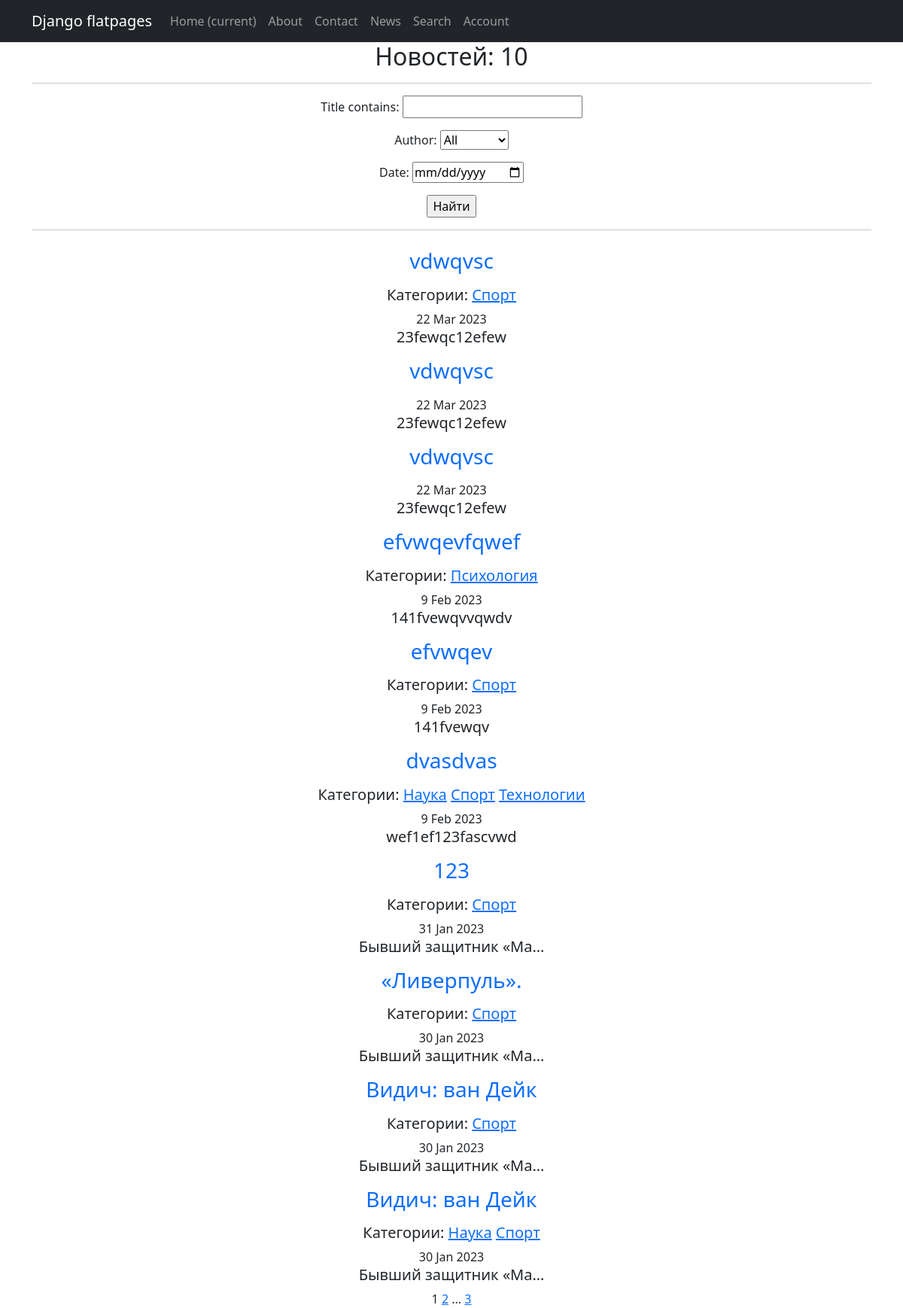
The app's page /news/search/ with its own data.
### news/models.py (models this page shows, shortened)
class Post(models.Model):
    author = models.ForeignKey(Author, on_delete=models.CASCADE)
    type = models.CharField(max_length=10, choices=TYPES, default='article')
    time_in = models.DateTimeField(auto_now_add=True)
    category = models.ManyToManyField(Category, through='PostCategory')
    title = models.CharField(max_length=255)
    text = models.TextField()
    rating = models.IntegerField(default=0)

class Category(models.Model):
    name = models.CharField(max_length=127, unique=True)
    subscribers = models.ManyToManyField(User, blank=True, null=True, related_name='categories')
    def __str__(self):
        return f'{self.name}'

### news/views.py (the view)
# urls.py: path('news/search/', SearchList.as_view(), name='post_search'),
class SearchList(ListView):
    model = Post
    ordering = '-time_in'
    template_name = 'news_search.html'
    context_object_name = 'news'
    paginate_by = 10
    def get_queryset(self):
        queryset = super().get_queryset()
        self.filterset = PostFilter(self.request.GET, queryset)
        return self.filterset.qs
    def get_context_data(self, **kwargs):
        context = super().get_context_data(**kwargs)
        context['filterset'] = self.filterset
        return context

### news/templatetags/custom_filters.py (called while the page is built)
@register.filter()
def censor(text):
    non_cens = ['редиска', 'овечкин', 'новость', 'это', 'что', 'год']
    try:
        if not isinstance(text, str):
            raise CensorException('Error')
        for word in non_cens:
            text = re.sub(word, word[0] + '*' * (len(word) - 1), text)
            title_word = word.title()
            text = re.sub(title_word, title_word[0] + '*' * (len(word) - 1), text)
        return text
    except CensorException as e:
        print(e)

### news/templatetags/custom_tags.py (called while the page is built)
@register.simple_tag(takes_context=True)
def url_replace(context, **kwargs):
   d = context['request'].GET.copy()
   for k, v in kwargs.items():
       d[k] = v
   return d.urlencode()

### templates/news_search.html (shortened to what this page needs)
{% extends 'flatpages/default.html' %}
{% load custom_filters %}
{% load custom_tags %}
{% block content %}
    <h2>Новостей: {{ news|length }}</h2>
    <hr>
    <form action="" method="get">
       {{ filterset.form.as_p }}
       <input type="submit" value="Найти" />
    </form>
    <hr>
    {% if news %}
        {% for new in news %}
            <a class="nav-link" href="/news/{{new.id}}"><h3>{{ new.title|censor }}</h3></a>
            {% if new.category.all %}
                <h5>Категории:
                    {% for category in new.category.all %}
                        <a href="{% url 'category_list' category.id %}">{{category}}</a>
                    {% endfor %}
                </h5>
            {% endif %}
            <time>{{ new.time_in|date:'j M Y' }}</time>
            <h5>{{ new.text|censor|truncatechars:20 }}</h5>
        {% endfor %}
    {% else %}
        <h4>Новостей нет!</h4>
    {% endif %}
    {{ page_obj.number }}
    {% if page_obj.has_next %}
       <a href="?{% url_replace page=page_obj.next_page_number %}">{{ page_obj.next_page_number }}</a>
       {% if paginator.num_pages != page_obj.next_page_number %}
           ...
           <a href="?{% url_replace page=page_obj.paginator.num_pages %}">{{ page_obj.paginator.num_pages }}</a>
       {% endif %}
   {% endif %}
{% endblock content %}

### records on screen
Post: title|censor "vdwqvsc", time_in "22 Mar 2023", text|censor "23fewqc12efew"
Category: name "Спорт"
Post: title|censor "vdwqvsc", time_in "22 Mar 2023", text|censor "23fewqc12efew"
Post: title|censor "vdwqvsc", time_in "22 Mar 2023", text|censor "23fewqc12efew"
Post: title|censor "efvwqevfqwef", time_in "9 Feb 2023", text|censor "141fvewqvvqwdv"
Category: name "Психология"
Post: title|censor "efvwqev", time_in "9 Feb 2023", text|censor "141fvewqv"
Post: title|censor "dvasdvas", time_in "9 Feb 2023", text|censor "wef1ef123fascvwd"
Category: name "Наука"
Category: name "Технологии"
Post: title|censor "123", time_in "31 Jan 2023", text|censor "Бывший защитник «Ма…"
Post: title|censor "«Ливерпуль».", time_in "30 Jan 2023", text|censor "Бывший защитник «Ма…"
Post: title|censor "Видич: ван Дейк", time_in "30 Jan 2023", text|censor "Бывший защитник «Ма…"
Post: title|censor "Видич: ван Дейк", time_in "30 Jan 2023", text|censor "Бывший защитник «Ма…"

### other values on screen
{{ news|length }} "10"
{{ page_obj.number }} "1"
{{ page_obj.next_page_number }} "2"
{{ page_obj.paginator.num_pages }} "3"
